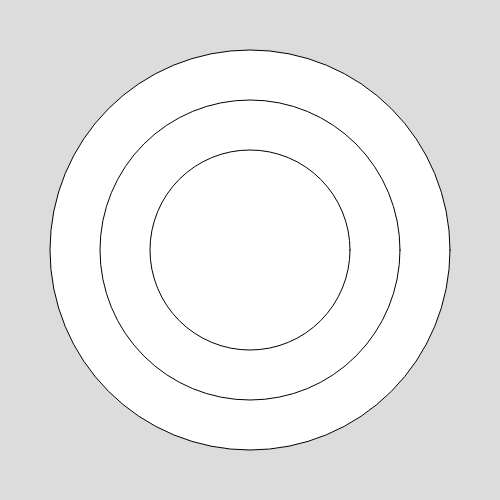
Frame 1 (no input)
Frame 60 (no input): identical to frame 1, image omitted
Frame 120 (the mouse pressed at the canvas centre since frame 60): identical to frame 1, image omitted

The p5.js sketch that drew this single still picture (run headless with seeded random() and noise() and a simulated clock; from frame 60 on, the mouse is pressed at the canvas centre):

// p5.js sketch
// ── sketch.js
function setup() {
	createCanvas(500, 500);
  }
  
  function draw() {
	background(220);
	circle (250, 250, 400);
	circle (250, 250, 300);
	circle (250, 250, 200);
  }
